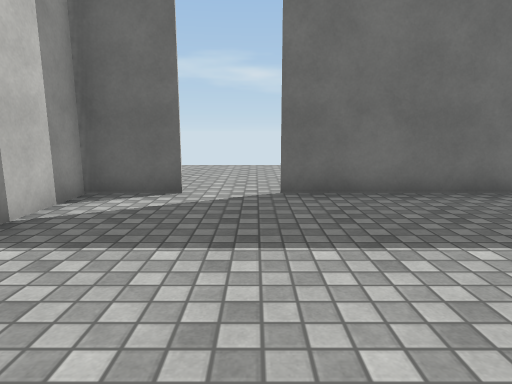
view 1 (above)

12 first-person views from a walk through a 3-D level made in the Unity game engine. The camera is 1.2 m above the floor, tilts 10° down and sees 75° across. The floor is counted in squares, 1 m on a side. Each view is taken from the middle of a square. On the plan, view 1 faces up. The plan holds only what a view shows up to about 14 squares ahead; the rest is blank. The player is left out. Some animated figures are not drawn. Door leaves are left out, so doorways stand open. Surface patterns are stand-ins for the level's own textures.

view 2
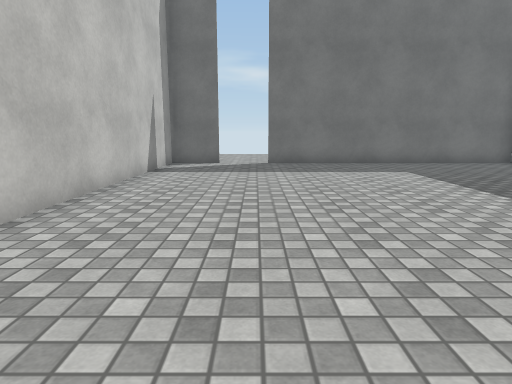

view 3
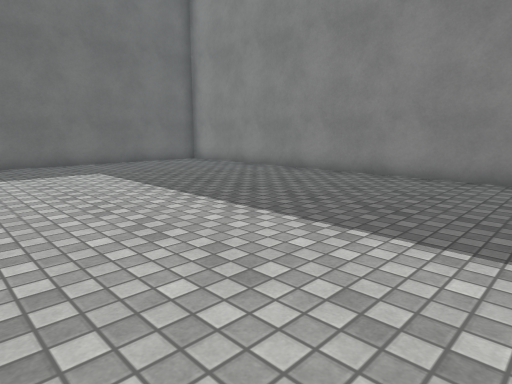

view 4
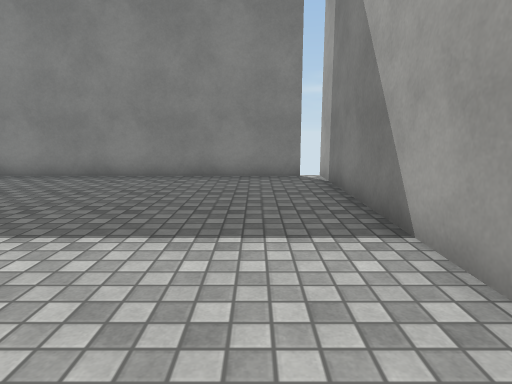

view 5
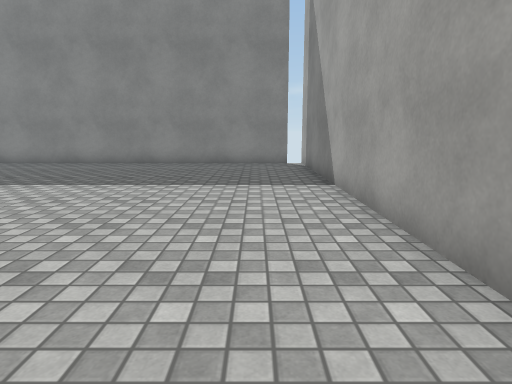

view 6
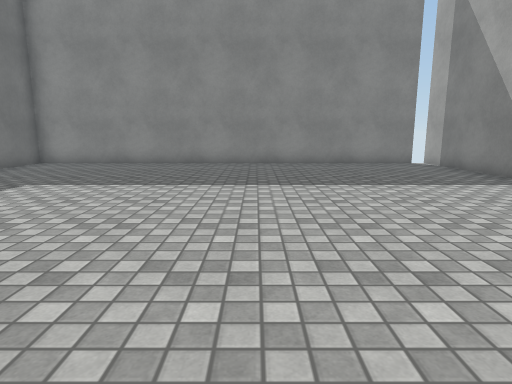

view 7
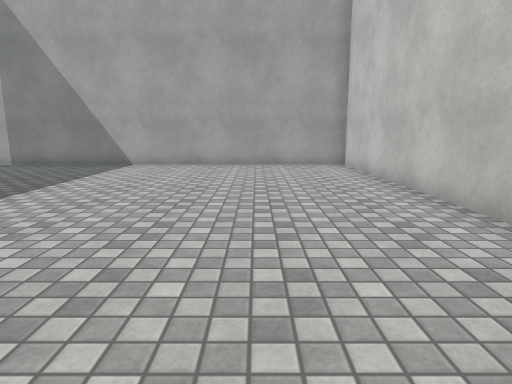

view 8
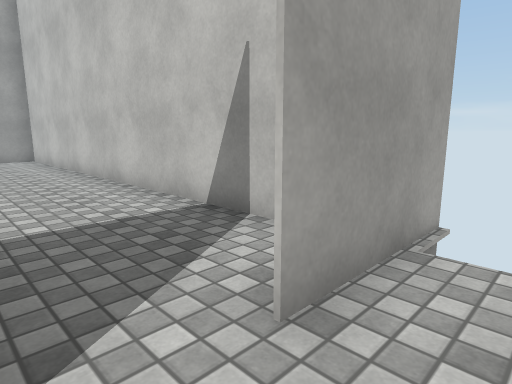

view 9
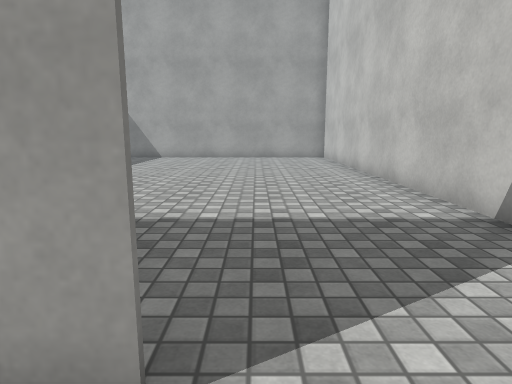

view 10
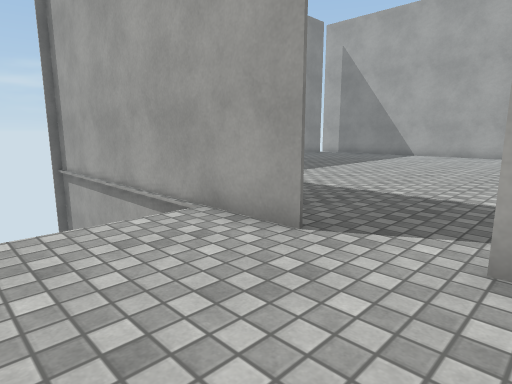

view 11
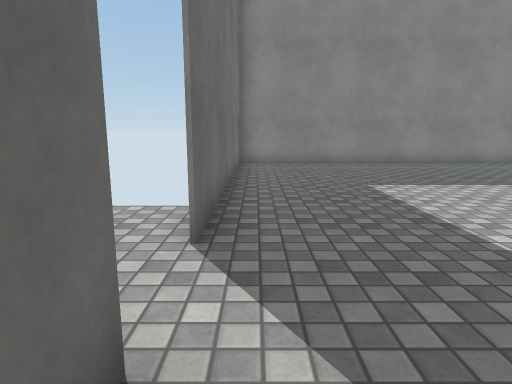

view 12
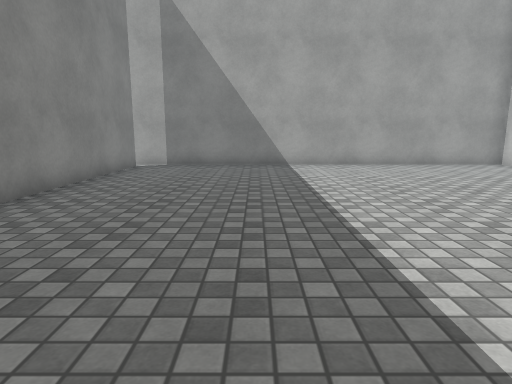

### Floor plan
Points are (right, up) in squares from view 1. A wall is a line through its corners. A room is listed if a view was taken in it or the views show most of it. See-through windows are left out.
Room 1 (views 1, 2, 3, 4, 5, 6, 7, 11, 12)
walls: (-1.4, 6.7) (-3.4, 6.7) (-3.4, -8.9) (10.6, -8.9); (10.4, -8.4) (10.4, 7); (10.5, 6.7) (0.5, 6.7)
ways out: open door at (-0.5, 7) to room 2
Room 2 (views 8, 9, 10)
walls: (0.4, 6.7) (10.5, 6.7); (-4.5, 6.7) (-1.5, 6.7)
ways out: open door at (-0.5, 7) to room 1

Positions as (right, up) in squares from view 1, and headings:
1: (0, 0), facing up
2: (0, -7), facing up
3: (1, -7), facing up-right
4: (1, -7), facing right
5: (-3, -7), facing right
6: (-3, -2), facing right
7: (0, 4), facing down
8: (0, 8), facing down-left
9: (0, 8), facing down
10: (-2, 10), facing down-right
11: (-3, 6), facing right
12: (6, 4), facing down
